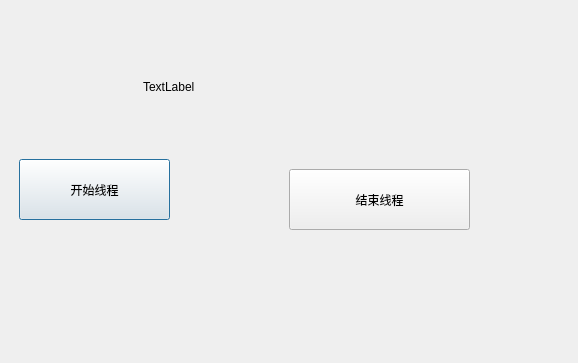
<?xml version="1.0" encoding="UTF-8"?>
<ui version="4.0">
 <class>Dialog</class>
 <widget class="QDialog" name="Dialog">
  <property name="geometry">
   <rect>
    <x>0</x>
    <y>0</y>
    <width>578</width>
    <height>363</height>
   </rect>
  </property>
  <property name="windowTitle">
   <string>Dialog</string>
  </property>
  <widget class="QPushButton" name="startButton">
   <property name="geometry">
    <rect>
     <x>19</x>
     <y>159</y>
     <width>151</width>
     <height>61</height>
    </rect>
   </property>
   <property name="text">
    <string>开始线程</string>
   </property>
  </widget>
  <widget class="QPushButton" name="stopButton">
   <property name="geometry">
    <rect>
     <x>289</x>
     <y>169</y>
     <width>181</width>
     <height>61</height>
    </rect>
   </property>
   <property name="text">
    <string>结束线程</string>
   </property>
  </widget>
  <widget class="QLabel" name="label">
   <property name="geometry">
    <rect>
     <x>143</x>
     <y>61</y>
     <width>161</width>
     <height>51</height>
    </rect>
   </property>
   <property name="text">
    <string>TextLabel</string>
   </property>
  </widget>
 </widget>
 <layoutdefault spacing="6" margin="11"/>
 <resources/>
 <connections/>
</ui>
